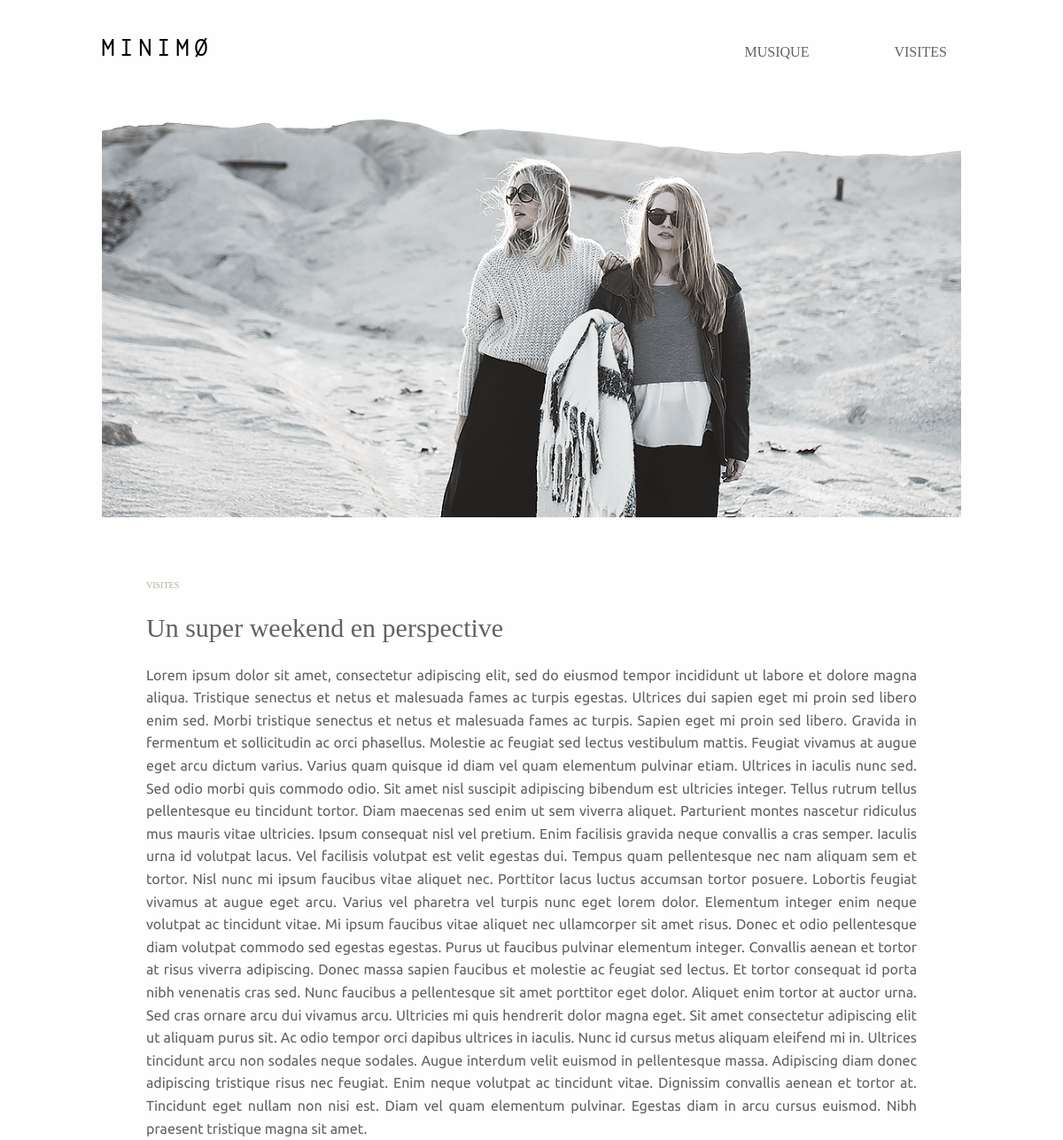
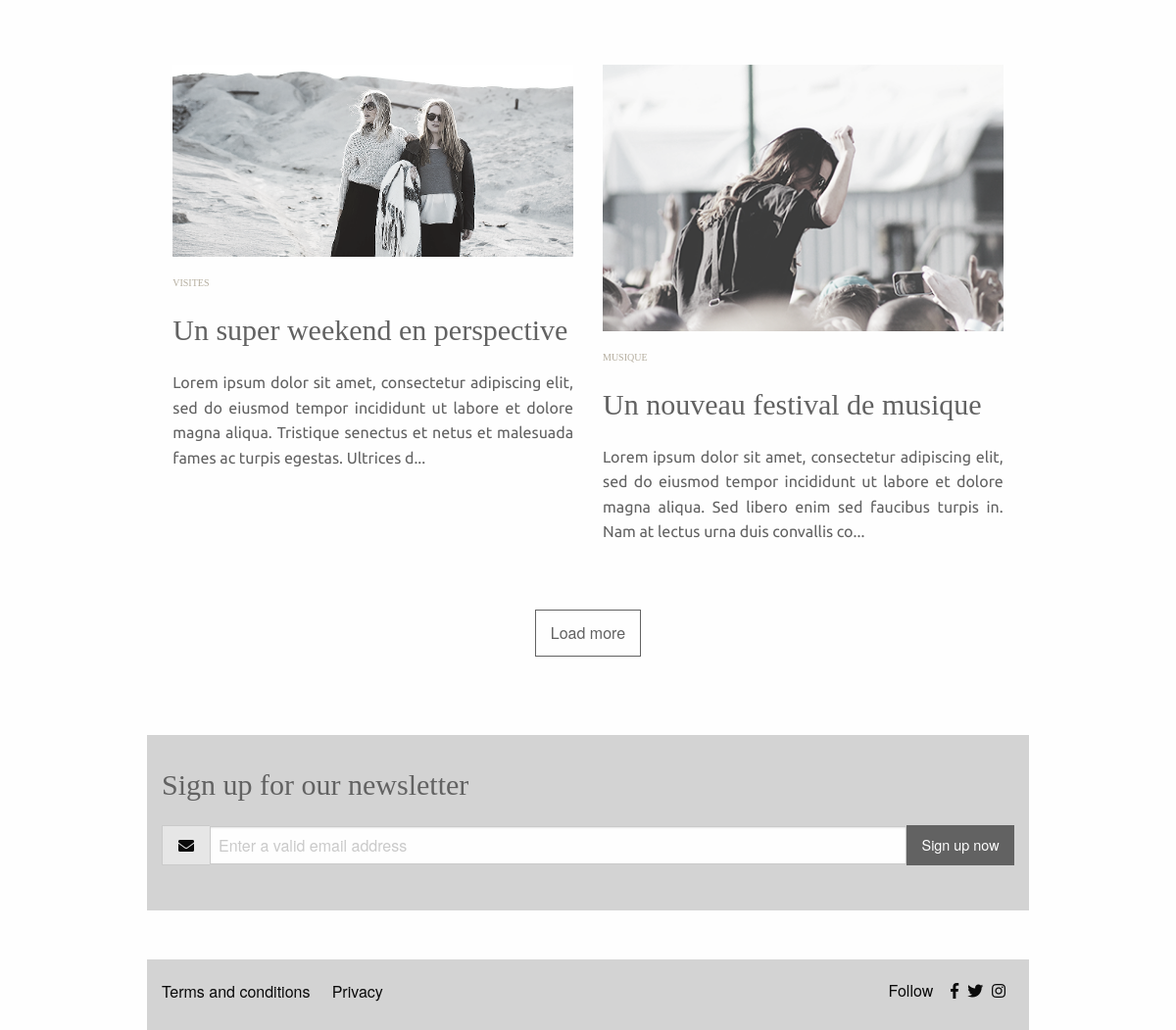
The page / on the database its author committed (2 pictures, top to bottom).
### tables this page shows
CREATE TABLE IF NOT EXISTS `posts` (
  `id` bigint(20) UNSIGNED NOT NULL AUTO_INCREMENT,
  `post_author` bigint(20) UNSIGNED NOT NULL DEFAULT '0',
  `post_date` datetime NOT NULL DEFAULT '0000-00-00 00:00:00',
  `post_content` longtext NOT NULL,
  `post_title` mediumtext NOT NULL,
  `post_status` varchar(20) NOT NULL DEFAULT 'publish',
  `post_name` varchar(200) NOT NULL DEFAULT '',
  `post_type` varchar(20) NOT NULL DEFAULT 'article',
  `post_category` tinytext,
  PRIMARY KEY (`id`)
);

### controller/frontend.php (called while the page is built, shortened)
<?php
require_once('model/Article.php');
require_once('model/PostRepository.php');
function firstArticle()
{
	$postRepository = new PostRepository();
	$article = $postRepository->getFirstArticle();
	$fileArticle = $postRepository->getFile($article->id());
    require('view/firstArticleView.php');
}
function displayArticles($start,$nbArticleAfficher)
{
	$postRepository = new PostRepository();
	$articles = $postRepository->getArticles($start,$nbArticleAfficher);
	$articlesFiles = array();
	foreach($articles as $article) {
		$fileArticle = $postRepository->getFile($article->id());
		$articlesFiles[] = array($article,$fileArticle);
	}
    require('view/divArticlesView.php');
}
function displayFormNewsletter()
{
	require('view/formNewsletterView.php');
}
function createHeader()
{
	$postRepository = new PostRepository();
	$categories = $postRepository->getCategories();
	require('view/header.php');
}
function displayFooter()
{
	require('view/footer.php');
}

### model/PostRepository.php (called while the page is built, shortened)
<?php
class PostRepository
{
	private $_db;
	public function setDb()
	{
		$db = new PDO('mysql:host=localhost;dbname=minimo', 'root', '');
		$db->setAttribute(PDO::ATTR_ERRMODE, PDO::ERRMODE_WARNING);
		$this->_db = $db;
	}
	public function getFirstArticle()
	{
		$q = $this->_db->query('SELECT * FROM posts WHERE post_type="article" AND post_status="publish" ORDER BY id');
		$donnees = $q->fetch(PDO::FETCH_ASSOC);
		return new Article($donnees);
	}
	public function getFile($idArticle)
	{
		$q = $this->_db->prepare('SELECT post_id2 FROM posts_posts WHERE post_id1=:id');
		$q->bindValue(':id', $idArticle, PDO::PARAM_INT);
		$q->execute();
		$post_id = $q->fetch(PDO::FETCH_ASSOC);
		$q = $this->_db->query('SELECT * FROM posts WHERE post_type="file" AND id='.$post_id["post_id2"]);
		$donnees = $q->fetch(PDO::FETCH_ASSOC);
		return new File($donnees);
	}
	public function getArticles($start,$limit)
	{
		$articles = [];
		$q = $this->_db->prepare('SELECT * FROM posts WHERE post_type="article" OR post_type="page" AND post_status="publish" ORDER BY id LIMIT :limit OFFSET :offset');
		$q->bindValue(':limit', $limit, PDO::PARAM_INT);
		$q->bindValue(':offset', $start, PDO::PARAM_INT);
		$q->execute();
		while ($donnees = $q->fetch(PDO::FETCH_ASSOC))
		{
			$articles[] = new Article($donnees);
		}
		return $articles;
	}
	public function getCategories()
	{
		$categories = [];
		$q = $this->_db->query('SELECT post_category FROM posts WHERE post_type="article" OR post_type="page" AND post_status="publish" GROUP BY post_category');
		while ($donnees = $q->fetch(PDO::FETCH_ASSOC))
		{
			$categories[] = $donnees["post_category"];
		}
		return $categories;
	}
}

### model/Post.php (called while the page is built, shortened)
<?php
abstract class Post
{
	protected	$id,
				$post_author,
				$post_title,
				$post_status,
				$post_name,
				$post_type;
	public function hydrate(array $donnees)
	{
		foreach ($donnees as $key => $value)
		{
			$method = 'set'.ucfirst($key);
		}
	}
	public function id()
	{
		return $this->id;
	}
	public function post_title()
	{
		return $this->post_title;
	}
	public function post_name()
	{
		return $this->post_name;
	}
	public function setId($id)
	{
		$id = (int) $id;
		if ($id > 0)
		{
		  $this->id = $id;
		}
	}
	public function setPost_author($post_author)
	{
		$post_author = (int) $post_author;
	}
	public function setPost_title($post_title)
	{
		if (is_string($post_title))
		{
		  $this->post_title = $post_title;
		}
	}
	public function setPost_name($post_name)
	{
		if (is_string($post_name))
		{
		  $this->post_name = $post_name;
		}
	}
}

### model/Article.php (called while the page is built, shortened)
<?php
require_once('Post.php');
class Article extends Post
{
	private	$post_date,
			$post_content,
			$post_category;
	public function post_content()
	{
		return $this->post_content;
	}
	public function post_category()
	{
		return $this->post_category;
	}
	public function setPost_content($post_content)
	{
		if (is_string($post_content))
		{
		  $this->post_content = $post_content;
		}
	}
	public function setPost_category($post_category)
	{
		if (is_string($post_category))
		{
		  $this->post_category = $post_category;
		}
	}
}

### view/articlesView.php (the view, shortened to what this page needs)
<?php
$compteur = 0;
$nbArticles = count($articlesFiles);
foreach($articlesFiles as $element)
{
	if($compteur % 2 == 0)
		echo '<div class="grid-x grid-padding-x align-center margeContenu">
				<div class="large-9 cell">
					<div class="grid-x grid-padding-x">';
	echo '<div class="large-6 medium-6 cell">';
	echo '<a href="?post_id='.$element[0]->id().'"><img src="assets/images/'.$element[1]->post_name().'"/></a>';
	echo '<h2>'.strtoupper($element[0]->post_category()).'</h2>';
	echo '<a href="?post_id='.$element[0]->id().'"><h1>'.$element[0]->post_title().'</h1></a>';
	echo '<p class="texte">'.substr($element[0]->post_content(),0,200).'...</p>';
	echo '</div>';
	if($compteur % 2 == 1 || $compteur == $nbArticles - 1)
		echo '</div></div></div>';
	$compteur++;
}
?>

### view/header.php (shortened to what this page needs)
<!doctype html>
<html class="no-js" lang="en" dir="ltr">
  <head>
		<link rel="stylesheet" href="assets/css/foundation.css">
		<link rel="stylesheet" type="text/css" href="assets/css/app.css">
<link rel="stylesheet" href="https://use.fontawesome.com/releases/v5.6.3/css/all.css">
	</head>
	<body>
	<div class="grid-container">
      <div class="grid-x grid-padding-x align-center">
		<div class="large-10 cell">
		<div class="grid-x grid-padding-x header">
			<div class="large-3 medium-3 small-12 cell">
				<a href="<?= $_SERVER['PHP_SELF'];?>"><img src="assets/images/logo_minimo.png" class="logo"/></a>
			</div>
			<div class="large-9 medium-9 small-12 cell">
				<ul class="vertical medium-horizontal menu">
					<?php
				foreach($categories as $category)
					echo '<li><a href="?category='.$category.'">'.strtoupper($category).'</a></li>';
					?>
				</ul>
			</div>
        </div>
        </div>
      </div>

### index.php (shortened to what this page needs)
<?php
require('controller/frontend.php');
createHeader();
if(isset($_GET['category']))
{
	displayCategory($_GET['category']);
	displayFormNewsletter();
}
else
{
	firstArticle();
	displayArticles(0,4);
	displayFormNewsletter();
}
displayFooter();

### view/firstArticleView.php
<div class="grid-x grid-padding-x align-center">
	<div class="large-10 cell textAlignCenter">
		<img src="assets/images/<?= $fileArticle->post_name(); ?>" class="imagePrincipale"/>
	</div>
</div>
 <div class="grid-x grid-padding-x align-center margeContenu">
	<div class="large-9 cell">
		<h2><?= strtoupper($article->post_category()); ?></h2>
		<h1><?= $article->post_title(); ?></h1>
		<p class="texte"><?= $article->post_content(); ?>
		</p>
	</div>
</div>

### view/divArticlesView.php (shortened to what this page needs)
<div id="divArticles">
<?php
require 'articlesView.php';
?>
</div>
<button class="loadMoreButton" id="loadMoreButton">Load more</button>

### view/formNewsletterView.php
<div class="grid-x grid-padding-x align-center margeContenu">
	<div class="large-9 cell backgroundGrey">
		<div class="simple-subscription-form">
		  <form id="newsletterForm" action="model/addNewsletter.php" method="post">
			<h1>Sign up for our newsletter</h1>
			<div class="input-group">
			  <span class="input-group-label">
				<i class="fa fa-envelope"></i>
			  </span>
			  <input class="input-group-field inputTextNewsletter" type="email" id="emailNewsletter" name="emailNewsletter" placeholder="Enter a valid email address" required>
			  <button class="button">Sign up now</button>
			  </div>
		  </form>
		</div>
	</div>
</div>

### view/footer.php (shortened to what this page needs)
<div class="grid-x grid-padding-x align-center">
	<div class="large-9 cell backgroundFooter">
		<p>Terms and conditions &nbsp;&nbsp;&nbsp; Privacy</p>
		<span>
			Follow&nbsp;&nbsp;&nbsp;
			<i class="fab fa-facebook-f"></i>&nbsp;
			<i class="fab fa-twitter"></i>&nbsp;
			<i class="fab fa-instagram"></i>&nbsp;&nbsp;
		</span>
	</div>
</div>
</body>
</html>

### assets/css/app.css (style rules this page uses)
.header { margin:40px 10px; }
.header ul { font-family: 'Playfair Display', serif; float:right; }
.header ul li { padding-left:4em; }
.header ul li a { color:#626262; }
.margeContenu { margin:50px 0; }
.imagePrincipale { width:100%; }
.textAlignCenter { text-align:center; }
.inputTextNewsletter { width:300px; display:block; margin:auto; }
.simple-subscription-form .button { margin-bottom: 0; border-radius: 0 0 0 0; background-color:#626262; }
.backgroundGrey { padding:10px 0 30px 0; background-color:lightgrey; }
.loadMoreButton { color:#626262; border:1px solid #626262; padding:15px; display: block; margin :0 auto 80px; cursor:pointer; }
.backgroundFooter { display: flex; justify-content: space-between; padding:20px 0 10px 20px; background-color:lightgrey; }
h1 { color:#626262; font-family: 'Playfair Display', serif; font-weight:normal; font-size:30px; margin:20px 0; }
h2 { color:#b4ad9e; font-family: 'Playfair Display', serif; font-weight:normal; font-size:10px; margin:20px 0; }
.texte { color:#626262; font-family: 'Ubuntu', sans-serif; text-align: justify; }

### rows shown on the page
posts: post_name (picture)
posts: post_category "VISITES", post_title "Un super weekend en perspective", post_content "Lorem ipsum dolor sit amet, consectetur adipiscing elit, sed do eiusmod tempor incididunt ut labore et dolore magna aliqua. Tristique senectus et netus et malesuada fames ac turpis egestas. Ultrices dui sapien eget mi proin sed libero enim sed. Morbi tristique senectus et netus et malesuada fames ac turpis. Sapien eget mi proin sed libero. Gravida in fermentum et sollicitudin ac orci phasellus. Molestie ac feugiat sed lectus vestibulum mattis. Feugiat vivamus at augue eget arcu dictum varius. Varius quam quisque id diam vel quam elementum pulvinar etiam. Ultrices in iaculis nunc sed. Sed odio morbi quis commodo odio. Sit amet nisl suscipit adipiscing bibendum est ultricies integer. Tellus…", posts.post_name (picture), post_content "Lorem ipsum dolor sit amet, consectetur adipiscing elit, sed do eiusmod tempor incididunt ut labore et dolore magna aliqua. Tristique senectus et netus et malesuada fames ac turpis egestas. Ultrices d"
posts: posts.post_name (picture), post_category "MUSIQUE", post_title "Un nouveau festival de musique", post_content "Lorem ipsum dolor sit amet, consectetur adipiscing elit, sed do eiusmod tempor incididunt ut labore et dolore magna aliqua. Sed libero enim sed faucibus turpis in. Nam at lectus urna duis convallis co"

### other values the page prints
$category "MUSIQUE"
$category "VISITES"
